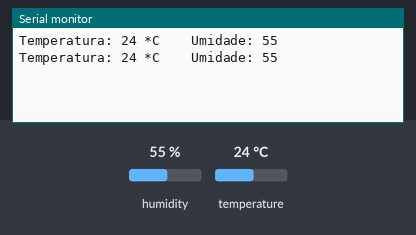
The sketch below on a simulated ESP8266 (NodeMCU). Parts: the last lines printed to the serial monitor. Inputs (shaded band) come from the test bench; at power-on: humidity 55 %, temperature 24 °C.

Above: at 2.8 s.
2.9 s: humidity set to 22 %
At 5.1 s:
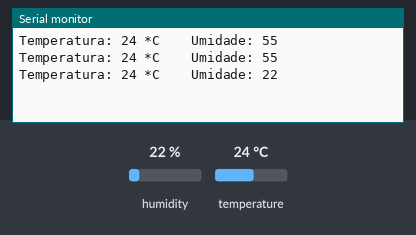
5.6 s: temperature set to 12 °C
At 6.8 s:
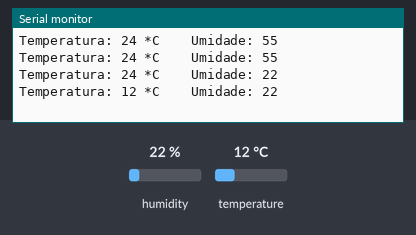
8.3 s: humidity set to 40 %
At 11.4 s:
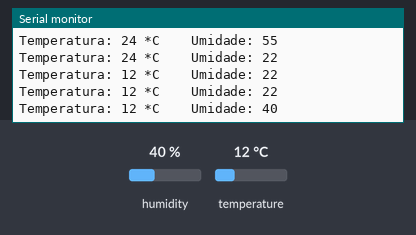
Timing chart, 0 to 12.9 s (numbered marks = the images above; inputs shaded):
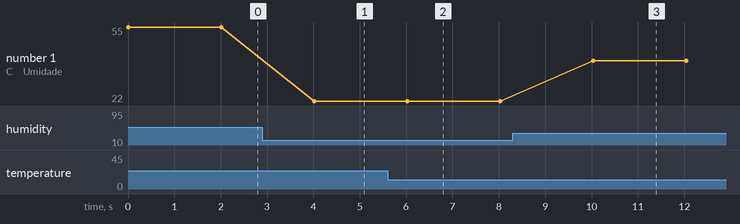

Measured:
- after the input at 2.9 s, the serial monitor: prints a new line after 1.1 s (image 1)
- after the input at 5.6 s, the serial monitor: prints a new line after 0.42 s (image 2)
- after the input at 8.3 s, the serial monitor: prints a new line after 1.7 s (image 3)
- plotted number 1: 55 → 22 after the input at 2.9 s, 22 → 40 after the input at 8.3 s

The sketch:

Teste_Serial_DHT22.ino
```cpp
#include <DHT.h>
#include <DHT_U.h>

#define DHTPIN D3
#define DHTTYPE DHT22//Seleciona o sensor tipo 22

DHT dht(DHTPIN,DHTTYPE);

void setup() {
  Serial.begin(115200);

}

void loop() {
  int umidade = dht.readHumidity();
  int temperatura = dht.readTemperature(false); //Habilita a utilização em Graus Celsius
  Serial.print("Temperatura: ");
  Serial.print(temperatura);
  Serial.print(" *C");
  Serial.print ("    ");
  Serial.print("Umidade: ");
  Serial.println(umidade);
  delay(2000);
}
```
